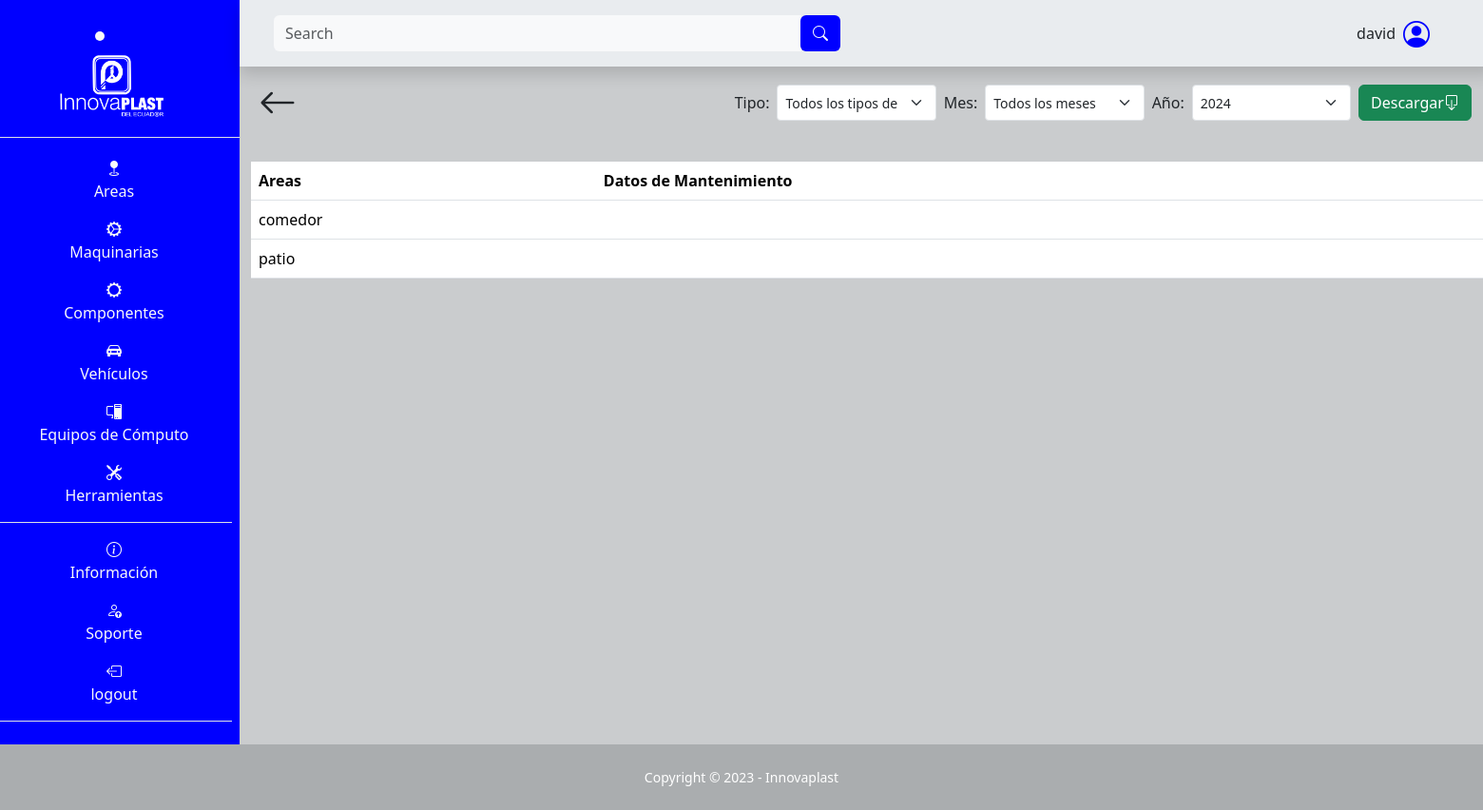
/area/tabla/ (signed in), run on an earlier commit of the app's database.
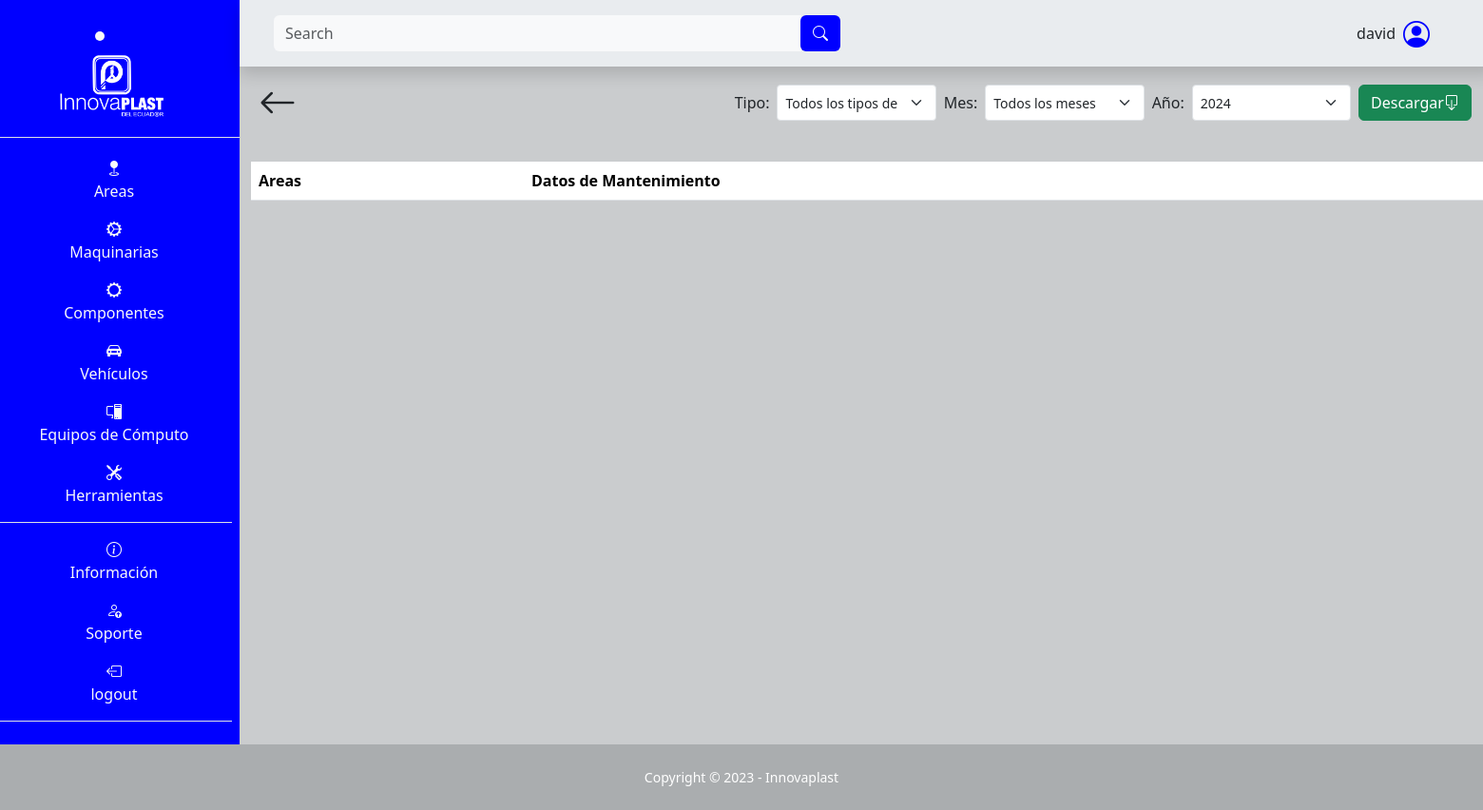
And on a later commit of the database.
### SGE_area/models.py (models this page shows, shortened)
class Area(models.Model):
    nombre = models.CharField(max_length=100, null=False, blank=False)
    tamaño = models.CharField(max_length=100, blank=False, null=False)
    encargado = models.CharField(max_length=100, blank=False, null=False)
    teléfono_encargado = models.CharField(max_length=100, blank=False, null=False)
    descripción = models.TextField(max_length=500, null=False, blank=False)
    ubicación = models.CharField(max_length=100, null=False, blank=False)
    capacidad = models.CharField(max_length=100, null=False, blank=False)
    tipo_de_área = models.CharField(max_length=100, null=False, blank=False)
    estado_de_ocupación = models.CharField(max_length=100, null=False, blank=False)
    fecha_ultimo_mantenimiento = models.DateField(default=date.today, blank=False, null=False)
    intervalo_mantenimiento = models.IntegerField(blank=False, null=False)
    image = models.ImageField(upload_to="area/image", null=False, blank=False)

### SGE_area/views.py (the view)
# urls.py: path('tabla/', views.tabla_mantenimientos, name="area_tabla_mantenimientos"),
@login_required
def tabla_mantenimientos(request):
    areas = Area.objects.all()
    tipos_mantenimiento = TipoMantenimientoArea.objects.all()
    for area in areas:
        area.mantenimientos = area.mantenimientoarea_set.all().order_by('-fecha', '-hora')
    context = {
        'areas': areas,
        'tipos_mantenimiento': tipos_mantenimiento,
    }
    return render(request, 'SGE_area/tablas.html', context)

### templates/SGE_area/tablas.html (shortened to what this page needs)
{% extends "layout/base.html" %}
{% block 'search' %}
<form class="d-flex form-inline mr-auto ml-md-3 my-2 my-md-0 ms-3 me-3 mw-100 navbar-search" role="search" action="" method='GET'>
    <div class="input-group">
        <input class="form-control bg-light border-0 small" id="search-input" name="search" type="search" placeholder="Search" aria-label="Search">
        <div class="input-group-append">
            <button class="btn barra text-light" type="submit">
                <i class="bi bi-search"></i>
            </button>
        </div>
    </div>
</form>
{% endblock 'search' %}
{% block 'content' %}
<div class="container">
    <div class="d-flex p-2 justify-content-between">
        <a class="text-decoration-none text-dark" href="{% url "area" %}">
            <i class="bi bi-arrow-left fs-1"></i>
        </a>
        <form class="d-flex mt-auto mb-auto" action="{% url 'generar_documento_mantenimientos_general_area' %}" method="get" style="max-height: 50px; min-width: 600px;">
          <label class="mt-auto mb-auto m-1" for="tipo_mantenimiento">Tipo:</label>
            <select class="form-select form-select-sm m-1" name="tipo_mantenimiento" id="tipo_mantenimiento">
                <option value="">Todos los tipos de mantenimiento</option>
            </select>
          <label class="mt-auto mb-auto m-1" for="mes">Mes:</label>
          <select class="form-select form-select-sm m-1" name="mes" id="mes">
            <option value="">Todos los meses</option>
          </select>
          <label class="mt-auto mb-auto m-1" for="anio">Año:</label>
          <select class="form-select form-select-sm m-1" name="anio" id="anio">
              <option value="2024">2024</option>
          </select>
          <button type="submit" value="Submit" class="btn btn-success d-flex m-1">Descargar  <i class="bi bi-box-arrow-down mt-auto mb-auto"></i></button>
        </form>
    </div>
    <table class="table mt-4">
      <tr>
        <th>Areas</th>
        <th>Datos de Mantenimiento</th>
      </tr>
      {% for area in areas %}
      <tr>
        <td>{{ area.nombre }}</td>
        <td>
        </td>
      </tr>
      {% endfor %}
    </table>
</div>
{% endblock %}

What changed in the data, as far as the page shows it:
removed Area: nombre "comedor"
removed Area: nombre "patio"
